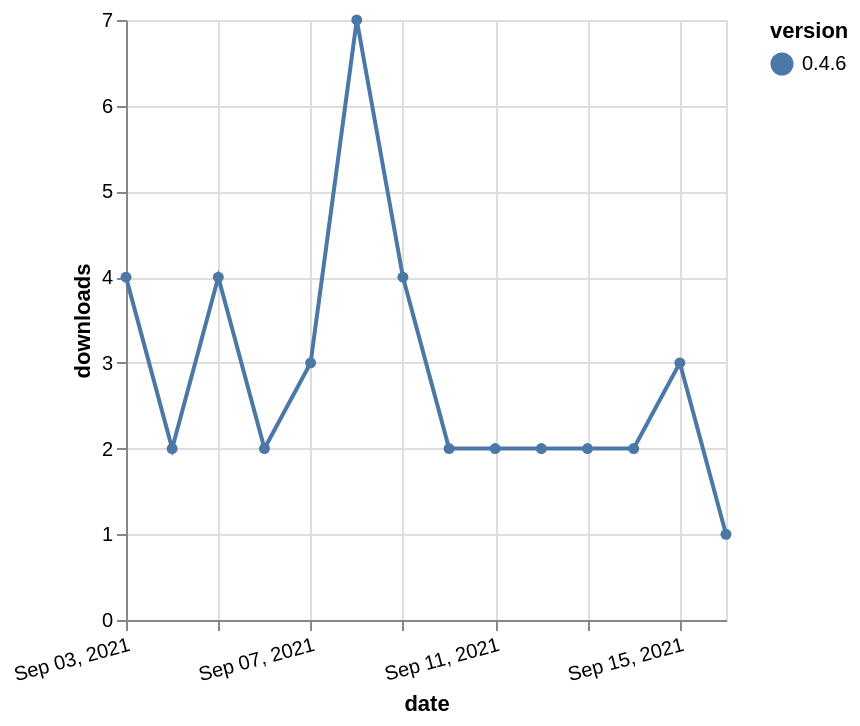

Write the Vega-Lite specification saved for this chart.
### Vega-Lite specification from a JSON file in a GitHub repository (floating-point values rounded to 4 significant figures)
{"$schema": "https://vega.github.io/schema/vega-lite/v5.json", "description": "A simple bar chart with embedded data.", "data": {"values": [{"date": "2021-09-03", "total": 5899, "delta": 4, "version": "0.4.6"}, {"date": "2021-09-04", "total": 5901, "delta": 2, "version": "0.4.6"}, {"date": "2021-09-05", "total": 5905, "delta": 4, "version": "0.4.6"}, {"date": "2021-09-06", "total": 5907, "delta": 2, "version": "0.4.6"}, {"date": "2021-09-07", "total": 5910, "delta": 3, "version": "0.4.6"}, {"date": "2021-09-08", "total": 5917, "delta": 7, "version": "0.4.6"}, {"date": "2021-09-09", "total": 5921, "delta": 4, "version": "0.4.6"}, {"date": "2021-09-10", "total": 5923, "delta": 2, "version": "0.4.6"}, {"date": "2021-09-11", "total": 5925, "delta": 2, "version": "0.4.6"}, {"date": "2021-09-12", "total": 5927, "delta": 2, "version": "0.4.6"}, {"date": "2021-09-13", "total": 5929, "delta": 2, "version": "0.4.6"}, {"date": "2021-09-14", "total": 5931, "delta": 2, "version": "0.4.6"}, {"date": "2021-09-15", "total": 5934, "delta": 3, "version": "0.4.6"}, {"date": "2021-09-16", "total": 5935, "delta": 1, "version": "0.4.6"}]}, "width": "container", "mark": {"type": "line", "point": {"filled": true}}, "encoding": {"x": {"field": "date", "type": "temporal", "timeUnit": "yearmonthdate", "title": "date", "axis": {"labelAngle": -15}}, "y": {"field": "delta", "type": "quantitative", "title": "downloads"}, "color": {"field": "version", "type": "nominal"}, "tooltip": {"field": "delta"}}}
